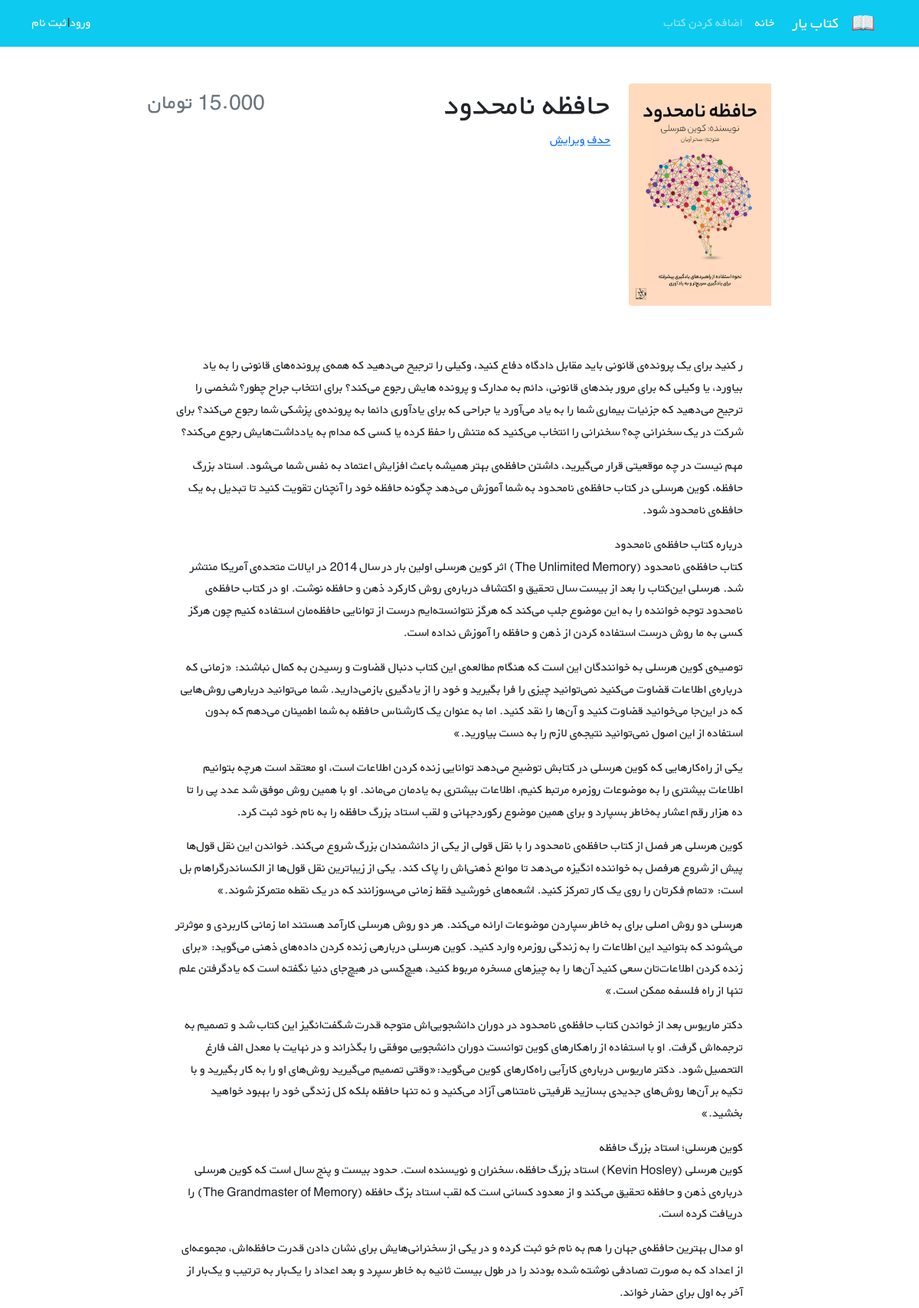
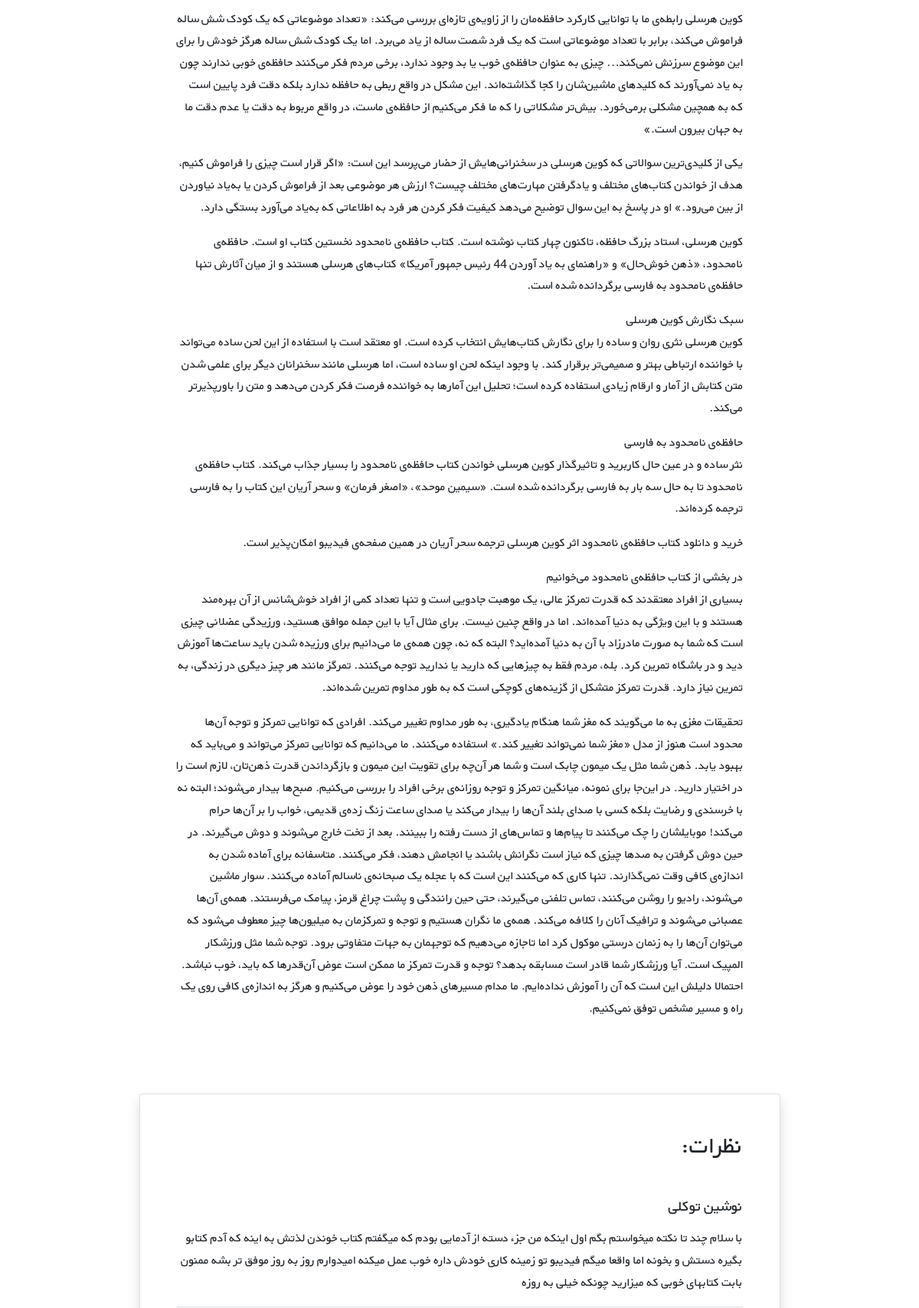
The app's page /books/7/ (upper part) with its own data (2 pictures, top to bottom).
### books/models.py (models this page shows, shortened)
class Book(models.Model):
    title = models.CharField(max_length=200)
    author = models.CharField(max_length=200)
    description = models.TextField()
    price = models.DecimalField(max_digits=6, decimal_places=3)
    cover = models.ImageField(upload_to='covers/', blank=True)

### books/views.py (the view)
class BookDetailView(generic.DetailView):
    model = Book
    template_name = 'books/books_detail.html'

### books/templates/books/books_detail.html (shortened to what this page needs)
{% extends '_base.html' %}
{% block content %}
<div class="container mt-5" dir="rtl">
    <div class="">
        <div class="">
            <div class="d-flex justify-content-center">
                <div class="row w-sm-75 w-100">
                    <div class="col-xs-12 col-md-3 d-flex justify-content-center">
                        <div>
                            {% if book.cover %}
                            <img src="{{ book.cover.url }}" class="img-fluid rounded-start" alt="...">
                            {% endif %}
                        </div>
                    </div>
                    <div class="col-xs-12 col-md-6 text-center text-md-end mt-md-1 mt-4">
                        <h1>{{book.title}}</h1>
                        <a href="{% url 'delete_book' book.id %}">حدف</a>
                              <a href="{% url 'book_update' book.id %}">ويرايش</a>
                    </div>
                    <div class="col-xs-12 col-md-3 d-flex flex-column">
                        <h3 class="align-self-center pt-2 text-muted align-self-md-end">{{ book.price }} تومان
                        </h3>
                    </div>
                </div>
            </div>
            <div class="d-flex justify-content-center">
                <div class="my-3 p-5 w-sm-75 w-100">
                   {{ book.description|linebreaks }}
                </div>
            </div>
            <div class="d-flex justify-content-center">
                <div class="card shadow my-3 p-5 w-sm-75 w-100">
                    <h2 class="mb-5">نظرات:</h2>
                    <div class="border-bottom mb-3">
                        <h5 class="mb-3">نوشین توکلی</h5>
                        <p>با سلام چند تا نکته میخواستم بگم اول اینکه من جزء دسته از آدمایی بودم که میگفتم کتاب خوندن لذتش
                            به اینه که آدم کتابو بگیره دستش و بخونه اما واقعا میگم فیدیبو تو زمینه کاری خودش داره خوب عمل
                            میکنه امیدوارم روز به روز موفق تر بشه ممنون بابت کتابهای خوبی که میزارید چونکه خیلی به روزه</p>
                    </div>
                </div>
            </div>
        </div>
    </div>
</div>
{% endblock content %}

### static/css/style.css (style rules this page uses)
* { font-family: 'BYekan', sans-serif; line-height: 1.8rem; }
@media (min-width: 576px) { .w-sm-75 { width: 75%!important; } }

### records on screen
Book: cover (picture), title "حافظه نامحدود", description "ر کنید برای یک پرونده‌ی قانونی باید مقابل دادگاه دفاع کنید، وکیلی را ترجیح می‌دهید که همه‌ی پرونده‌های قانونی را به یاد بیاورد، یا وکیلی که برای مرور بندهای قانونی، دائم به مدارک و پرونده هایش رجوع می‌کند؟ برای انتخاب جراح چطور؟ شخصی را ترجیح می‌دهید که جزئیات بیماری شما را به یاد می‌آورد یا جراحی که برای یادآوری دائما به پرونده‌ی پزشکی شما رجوع می‌کند؟ برای شرکت در یک سخنرانی چه؟ سخنرانی را انتخاب می‌کنید که متنش را حفظ کرده یا کسی که مدام به یادداشت‌هایش رجوع می‌کند؟ مهم نیست در چه موقعیتی قرار می‌گیرید، داشتن حافظه‌ی بهتر همیشه باعث افزایش اعتماد به نفس شما می‌شود. استاد بزرگ حافظه، کوین هرسلی در کتاب حافظه‌ی نامحدود به شما آموزش می‌دهد چگونه حافظه خود را آنچنان تقویت کنید تا تبدیل به یک…"
